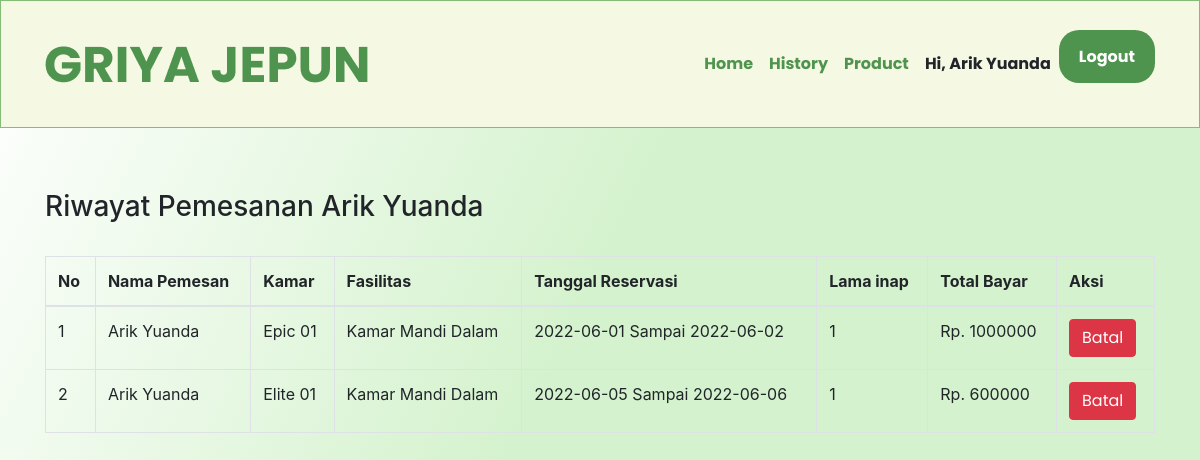
The app's page /history.php (signed in) with its own data.
### tables this page shows
CREATE TABLE `tbl_reservasi` (
  `id_reservasi` int(25) NOT NULL,
  `nama_tamu` varchar(25) NOT NULL,
  `kode_kamar` varchar(25) NOT NULL,
  `id_fasilitas` varchar(25) NOT NULL,
  `tanggal_check_in` date NOT NULL,
  `tanggal_check_out` date NOT NULL,
  `lama_inap` int(25) NOT NULL,
  `total_biaya` int(25) NOT NULL,
  `flag` int(1) NOT NULL DEFAULT 1,
  `alamat` varchar(50) NOT NULL
);

CREATE TABLE `tbl_kos` (
  `kode_kamar` varchar(25) NOT NULL,
  `nama_kamar` varchar(25) NOT NULL,
  `kelas` varchar(25) NOT NULL,
  `gambar` varchar(25) NOT NULL,
  `tarif` int(25) NOT NULL,
  `status` varchar(25) NOT NULL,
  `flag` int(1) NOT NULL DEFAULT 1
);

CREATE TABLE `tbl_fasilitas` (
  `id_fasilitas` varchar(25) NOT NULL,
  `tipe_fasilitas` varchar(25) NOT NULL,
  `fasilitas` varchar(25) NOT NULL,
  `status` varchar(25) NOT NULL,
  `flag` int(1) NOT NULL DEFAULT 1
);

### history.php (the view, shortened to what this page needs)
<?php
include 'helper/connect.php';
$username = $_SESSION["nama"];
?>
<!DOCTYPE html>
<html lang="en">
<head>
    <link rel="stylesheet" type="text/css" href="//cdn.datatables.net/1.10.11/css/jquery.dataTables.min.css">
    <link rel="stylesheet" href="https://maxcdn.bootstrapcdn.com/bootstrap/4.0.0/css/bootstrap.min.css">
    <link rel="stylesheet" href="css/main.css">
</head>
<body>
    <nav class="navbar navbar-expand-sm content-center fixed-top">
        <div class="container">
        <a class="navbar-brand" href="index.php"><img src="images/logo2.png" alt=""></a>
        <ul class="navbar-nav">
            <li class="nav-item">
            <a class="nav-link" href="landing-user.php">Home</a>
            <li class="nav-item">
            <a class="nav-link" href="history.php">History</a>
            </li>
            <?php if(isset($_SESSION["nama"])): ?>
            <li class="nav-item">
            <a class="nav-link" href="product.php">Product</a>
            </li>
            <?php else: ?>
            <?php endif ?>
            <li class="nav-item">
            <a class="nav-link">Hi, <?php echo $username; ?></a>
            </li>
            <li class="nav-item">
            <a class="tombol" href="logout.php">Logout</a>
            </li>
        </ul>
        </div>
    </nav>
    <section class="riwayat">
        <div class="container">
            <h3 style="margin-top:130px;">Riwayat Pemesanan <?php echo $_SESSION["nama"] ?></h3><br>
            <table class="table table-bordered">
                <thead>
                    <tr>
                    <tr>
                        <th>No</th>
                        <th>Nama Pemesan</th>
                        <th>Kamar</th>
                        <th>Fasilitas</th>
                        <th>Tanggal Reservasi</th>
                        <th>Lama inap</th>
                        <th>Total Bayar</th>
                        <th>Aksi</th>
                    </tr>
                    </tr>
                </thead>
                <tbody>
                <?php
                    $nomor=1;
                    $id_pelanggan = $_SESSION["nama"];
                    $sql = "SELECT CONCAT(tanggal_check_in,' ','Sampai',' ', tanggal_check_out) AS 'tanggalreservasi' ,id_reservasi, nama_tamu, nama_kamar, fasilitas, lama_inap, total_biaya
                    from tbl_kos, tbl_fasilitas, tbl_reservasi
                    where tbl_kos.kode_kamar = tbl_reservasi.kode_kamar
                    and tbl_fasilitas.id_fasilitas = tbl_reservasi.id_fasilitas and tbl_reservasi.flag=1 and nama_tamu='$id_pelanggan'";
                    $query = mysqli_query($con, $sql);
                    while($data = mysqli_fetch_assoc($query)){
                    ?>
                    <tr>
                        <td><?php echo $nomor; ?></td>
                        <td><?php echo $data['nama_tamu']; ?></td>
                        <td><?php echo $data['nama_kamar']; ?></td>
                        <td><?php echo $data['fasilitas']; ?></td>
                        <td><?php echo $data['tanggalreservasi']; ?></td>
                        <td><?php echo $data['lama_inap']; ?></td>
                        <td>Rp. <?php echo $data['total_biaya']; ?></td>
                        <td>
                            <a href="pembatalan.php?id=<?php echo $data['id_reservasi'] ?>" class="btn btn-danger">Batal</a>
                        </td>
                    </tr>
                    <?php $nomor++; ?>
                    <?php } ?>
                </tbody>
            </table>
        </div>
    </section>
</body>
</html>

### css/main.css (style rules this page uses)
* { text-decoration: none; margin: 0px; padding: 0px; }
body { background: linear-gradient(296.82deg, #D4F2CD 48.96%, #FFFFFF 100%); margin: 0px; padding: 0px; }
section { margin: auto; display: flex; margin-top: 60px; margin-bottom: 60px; }
.navbar { height: 128px; width: auto; left: 0px; top: 0px; right: 0px; background: #F5F8E2; border: 1px solid #83BD75 }
.nav-item { padding: 0; }
a { font-family: 'Poppins'; font-style: normal; font-weight: 700; color: #4E944F; }
a.tombol { background-color: #4E944F; border-radius: 20px; margin-top: 20px; padding: 15px 20px 15px 20px; color: #ffffff; cursor: pointer; }

### records on screen
tbl_reservasi: nama_tamu "Arik Yuanda", kode_kamar.nama_kamar "Epic 01", id_fasilitas.fasilitas "Kamar Mandi Dalam", tanggalreservasi "2022-06-01 Sampai 2022-06-02", lama_inap "1", total_biaya "1000000"
tbl_reservasi: nama_tamu "Arik Yuanda", kode_kamar.nama_kamar "Elite 01", id_fasilitas.fasilitas "Kamar Mandi Dalam", tanggalreservasi "2022-06-05 Sampai 2022-06-06", lama_inap "1", total_biaya "600000"

### other values on screen
$username "Arik Yuanda"
$_SESSION["nama"] "Arik Yuanda"
